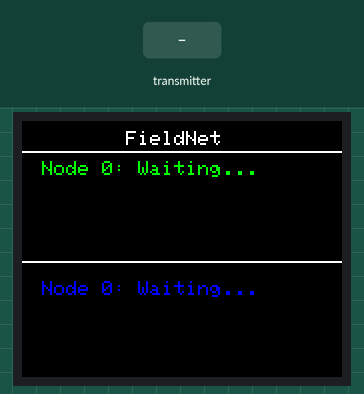
Bench run of a sketch on a simulated ESP32. Parts: 160×128 colour display. Inputs (shaded band) come from the test bench. What the sketch prints to the serial monitor is not drawn.

Above: at 1.3 s.

The sketch:

1.8_inch_tft_Display_ESP32_transreceiver.ino
```cpp
#include <Wire.h>
#include <SPI.h>
#include <Adafruit_GFX.h>
#include <Adafruit_ST7735.h>
#include <WiFi.h>
#include <esp_now.h>

// TFT display pins
#define TFT_CS    5
#define TFT_DC    2
#define TFT_RST   4
#define TFT_MOSI  23
#define TFT_SCLK  18

// Initialize TFT
Adafruit_ST7735 tft = Adafruit_ST7735(TFT_CS, TFT_DC, TFT_MOSI, TFT_SCLK, TFT_RST);

// ESP-NOW data structure (updated to include NPK values)
typedef struct struct_message {
  int nodeId;
  float temperature;
  int soilMoisture;
  byte nitrogen;
  byte phosphorous;
  byte potassium;
} struct_message;

// Data storage
struct_message node1Data;
struct_message node2Data;
bool node1Received = false;
bool node2Received = false;
bool newDataAvailable = false;

// Colors
#define BLACK     ST7735_BLACK
#define BLUE      ST7735_BLUE
#define RED       ST7735_RED
#define GREEN     ST7735_GREEN
#define YELLOW    ST7735_YELLOW
#define WHITE     ST7735_WHITE

void setup() {
  Serial.begin(115200);

  // Initialize TFT display
  tft.initR(INITR_BLACKTAB);
  tft.setRotation(3);  // Landscape orientation
  tft.fillScreen(BLACK);

  // Display startup message
  tft.setTextSize(1);
  tft.setTextColor(WHITE);
  tft.setCursor(10, 10);
  tft.println("Initializing...");

  // Initialize ESP-NOW
  WiFi.mode(WIFI_STA);
  if (esp_now_init() != ESP_OK) {
    Serial.println("Error initializing ESP-NOW");
    displayErrorScreen(" Init Failed!");
    while(1);
  }

  esp_now_register_recv_cb(OnDataRecv);

  // Draw initial screen
  drawAllDataScreen();
}

void loop() {
  // Update screen when new data arrives
  if (newDataAvailable) {
    newDataAvailable = false;
    drawAllDataScreen();
  }

  // Optional: Periodic refresh (e.g., every 10 seconds)
  static unsigned long lastRefresh = 0;
  if (millis() - lastRefresh >= 10000) {
    lastRefresh = millis();
    drawAllDataScreen();
  }
}

// ESP-NOW callback function
void OnDataRecv(const esp_now_recv_info_t *esp_now_info, const uint8_t *incomingData, int len) {
  struct_message tempData;
  memcpy(&tempData, incomingData, sizeof(tempData));

  // Update data with critical section
  noInterrupts();
  if (tempData.nodeId == 172) {  // Update with your node IDs
    memcpy(&node1Data, &tempData, sizeof(struct_message));
    node1Received = true;
  } else if (tempData.nodeId == 60) {
    memcpy(&node2Data, &tempData, sizeof(struct_message));
    node2Received = true;
  }
  newDataAvailable = true;
  interrupts();

  // Print to serial for debugging
  Serial.print("Node ID: ");
  Serial.println(tempData.nodeId);
  Serial.print("Temperature: ");
  Serial.print(tempData.temperature);
  Serial.println(" °C");
  Serial.print("Soil Moisture: ");
  Serial.println(tempData.soilMoisture);
  Serial.print("N: ");
  Serial.print(tempData.nitrogen);
  Serial.print(" P: ");
  Serial.print(tempData.phosphorous);
  Serial.print(" K: ");
  Serial.println(tempData.potassium);
  Serial.println();
}

void displayErrorScreen(const char* errorMessage) {
  tft.fillScreen(BLACK);
  tft.setTextColor(RED);
  tft.setTextSize(1);
  tft.setCursor(10, 10);
  tft.println("ERROR:");
  tft.setCursor(10, 30);
  tft.println(errorMessage);
}

void drawAllDataScreen() {
  tft.fillScreen(BLACK);
  tft.setTextColor(WHITE);
  tft.setTextSize(1);
  tft.setCursor(10, 5);
  tft.println("       FieldNet");
  tft.drawFastHLine(0, 15, tft.width(), WHITE);

  // Create local copies of the data for thread safety
  struct_message localNode1Data;
  struct_message localNode2Data;
  bool localNode1Received, localNode2Received;

  // Critical section to copy data
  noInterrupts();
  memcpy(&localNode1Data, &node1Data, sizeof(struct_message));
  memcpy(&localNode2Data, &node2Data, sizeof(struct_message));
  localNode1Received = node1Received;
  localNode2Received = node2Received;
  interrupts();

  // Node 1 data (top section)
  tft.setTextColor(GREEN);
  tft.setCursor(10, 20);
  tft.print("Node ");
  tft.print(localNode1Data.nodeId);
  tft.print(": ");

  if (localNode1Received) {
    tft.println("OK");

    // Temperature
    tft.setTextColor(WHITE);
    tft.setCursor(10, 35);
    tft.print("Temp: ");
    tft.print(localNode1Data.temperature, 1);
    tft.println("C");

    // Soil Moisture
    tft.setCursor(10, 45);
    tft.print("Moist: ");
    tft.print(localNode1Data.soilMoisture);
    tft.println("%");

    // NPK values (compact display)
    tft.setCursor(10, 55);
    tft.print("NPK: ");
    tft.setTextColor(YELLOW);
    tft.print(localNode1Data.nitrogen);
    tft.print("-");
    tft.print(localNode1Data.phosphorous);
    tft.print("-");
    tft.print(localNode1Data.potassium);

  } else {
    tft.println("Waiting...");
  }

  // Divider line
  tft.drawFastHLine(0, 70, tft.width(), WHITE);

  // Node 2 data (bottom section)
  tft.setTextColor(BLUE);
  tft.setCursor(10, 80);
  tft.print("Node ");
  tft.print(localNode2Data.nodeId);
  tft.print(": ");

  if (localNode2Received) {
    tft.println("OK");

    // Temperature
    tft.setTextColor(WHITE);
    tft.setCursor(10, 95);
    tft.print("Temp: ");
    tft.print(localNode2Data.temperature, 1);
    tft.println("C");

    // Soil Moisture
    tft.setCursor(10, 105);
    tft.print("Moist: ");
    tft.print(localNode2Data.soilMoisture);
    tft.println("%");

    // NPK values (compact display)
    tft.setCursor(10, 115);
    tft.print("NPK: ");
    tft.setTextColor(YELLOW);
    tft.print(localNode2Data.nitrogen);
    tft.print("-");
    tft.print(localNode2Data.phosphorous);
    tft.print("-");
    tft.print(localNode2Data.potassium);

  } else {
    tft.println("Waiting...");
  }

  // Last update time
  tft.setTextColor(WHITE);
  tft.setCursor(10, 140);
  tft.print("Updated: ");
  tft.print(millis()/1000);
  tft.print("s ago");
}
```
